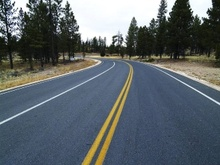
%> input picture 超像素分割/2.jpg, 220 x 165 px, shrunk from 320 x 240 before the run
$ octave slic_1.m   (GNU Octave 9; MATLAB toolbox functions it lacks are replaced by stand-ins)
%> lines starting %> are read from the running program, lines starting %| are printed output that depends on the picture
%> further down, I is the input picture: size 165x220x3 uint8; mean R, G, B 91.6, 99.9, 105
### 超像素分割/SLIC.m
function Label=SLIC(img,s,errTh,wDs)
%> called with s = 15, errTh = 0.01, wDs = 0.25
% 基于KMeans的超像素分割
% img为输入图像，维度不限，最大值为255
% s x s为超像素尺寸
% errTh为控制迭代结束的联合向量残差上限
m=size(img,1);
%> m = 165
n=size(img,2);
%> n = 220

%% 计算栅格顶点与中心的坐标
h=floor(m/s);
%> h = 11
w=floor(n/s);
%> w = 14
rowR=floor((m-h*s)/2); %多余部分首尾均分,向下取整
%> rowR = 0
colR=floor((n-w*s)/2);
%> colR = 5
rowStart=(rowR+1):s:(m-s+1);
%> rowStart = [1 16 31 46 61 76 91 106 121 136 151]
rowStart(1)=1;
rowEnd=rowStart+s;
rowEnd(1)=rowR+s;
rowEnd(end)=m;
colStart=(colR+1):s:(n-s+1);
colStart(1)=1;
colEnd=colStart+s;
colEnd(1)=colR+s;
colEnd(end)=n;
rowC=floor((rowStart+rowEnd-1)/2);
colC=floor((colStart+colEnd-1)/2);
% 显示划分结果
temp=zeros(m,n);
temp(rowStart,:)=1;
%> temp: size 165x220 double; values 0 (black) and 1 (white), 6.7% white in thin lines or dots
temp(:,colStart)=1;
%> temp: size 165x220 double; values 0 (black) and 1 (white), 12.6% white in thin lines or dots
for i=1:h
    for j=1:w
        temp(rowC(i),colC(j))=1;
    end
end
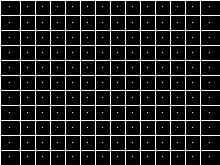
%> temp: size 165x220 double; values 0 (black) and 1 (white), 13% white in thin lines or dots
figure,imshow(temp);
imwrite(temp,'栅格.bmp');

%% 计算梯度图像，使用sobel算子和欧式距离
img=double(img)/255;
r=img(:,:,1);
g=img(:,:,2);
b=img(:,:,3);
Y=0.299 * r + 0.587 * g + 0.114 * b;%转换为灰度图像

f1=fspecial('sobel');
f2=f1';
gx=imfilter(Y,f1);
gy=imfilter(Y,f2);
G=sqrt(gx.^2+gy.^2);

%% 选择栅格中心点3*3邻域中梯度最小点作为起始点
rowC_std=repmat(rowC',[1,w]);
colC_std=repmat(colC,[h,1]);
rowC=rowC_std;
colC=colC_std;
for i=1:h
      for j=1:w
        block=G(rowC(i,j)-1:rowC(i,j)+1,colC(i,j)-1:colC(i,j)+1);
        [minVal,idxArr]=min(block(:));
        jOffset=floor((idxArr(1)+2)/3);
        iOffset=idxArr(1)-3*(jOffset-1);
        rowC(i,j)=rowC(i,j)+iOffset;
        colC(i,j)=colC(i,j)+jOffset;
    end
end

%% KMeans超像素分割
Label=zeros(m,n)-1;
dis=Inf*ones(m,n);
M=reshape(img,m*n,size(img,3)); %像素值重排
% 联合色域值和空域值
colorC=zeros(h,w,size(img,3));
for i=1:h
    for j=1:w
        colorC(i,j,:)=img(rowC(i),colC(j),:);
    end
end
uniMat=cat(3,colorC,rowC,colC);
uniMat=reshape(uniMat,h*w,size(img,3)+2);
%> uniMat = 154 rows, first 8: [0.227 0.263 0.322 8 12; 0.102 0.129 0.2 24 13; 0.255 0.278 0.263 39 11; 0.18 0.188 0.169 54 12; 0.129 0.122 0.0314 69 11; 0.565 0.498 0.278 84 13; 0.282 0.357 0.416 100 12; 0.31 0.376 0.439 115 11]
iter=1;
while(1)
    uniMat_old=uniMat;
%     rowC_old=rowC;
%     colC_old=colC;
    for k=1:h*w
        c=floor((k-1)/h)+1;
        r=k-h*(c-1);
        rowCidx=rowC(r,c);
        colCidx=colC(r,c); %聚类中心坐标
        %聚类限定的栅格(中心点始终是原s x s栅格的中心点)
        rowStart=max(1,rowC_std(r,c)-s);
        rowEnd=min(m,rowC_std(r,c)+s-1);
        colStart=max(1,colC_std(r,c)-s);
        colEnd=min(n,colC_std(r,c)+s);
%         colorC=uniMat(k,1:size(img,3));
        colorC=M((colCidx-1)*m+rowCidx,:);
        for i=rowStart:rowEnd
            for j=colStart:colEnd
                colorCur=M((j-1)*m+i,:);
                dc=norm(colorC-colorCur);
                ds=norm([i-rowCidx,j-colCidx]);
                d=dc^2+wDs*(ds/s)^2;
                if d<dis(i,j)
                    dis(i,j)=d;
                    Label(i,j)=k;
                end
            end
        end
    end

    %显示聚类结果
    temp=mod(Label,20)+1;
    figure;
    imagesc(label2rgb(temp-1,'jet','w','shuffle')) ;
    axis image ; axis off ;
        % 录制gif
    F=getframe(gcf);
    I=frame2im(F);
    [I,map]=rgb2ind(I,256);
    if iter == 1
        imwrite(I,map,'test.gif','gif','Loopcount',inf,'DelayTime',0.2);
    else
        imwrite(I,map,'test.gif','gif','WriteMode','append','DelayTime',0.2);
    end
    iter=iter+1;

    % 更新聚类中心
    colorC=zeros(h,w,size(img,3));
    for k=1:h*w
        num=0;
        sumColor=zeros(1,size(img,3));
        sumR=0;
        sumC=0;
        c=floor((k-1)/h)+1;
        r=k-h*(c-1);
        rowCidx=rowC_std(r,c);
        colCidx=colC_std(r,c);
        rowStart=max(1,rowCidx-s);
        rowEnd=min(m,rowCidx+s-1);
        colStart=max(1,colCidx-s);
        colEnd=min(n,colCidx+s);

        for row=rowStart:rowEnd
            for col=colStart:colEnd
                if Label(row,col)==k
                    num=num+1;
                    sumR=sumR+row;
                    sumC=sumC+col;
                    color=reshape(img(row,col,:),1,size(img,3));
                    sumColor=sumColor+color;
                end
            end
        end
        colorC(r,c,:)=sumColor/num;
        rowC(r,c)=round(sumR/num);
        colC(r,c)=round(sumC/num);
    end
    uniMat=cat(3,colorC,rowC,colC);
    uniMat=reshape(uniMat,h*w,size(img,3)+2);
    diff=uniMat-uniMat_old;
    diff(:,1:2)=sqrt(wDs)*diff(:,1:2)/s;
    err=norm(diff)/sqrt(h*w);
    if err<errTh %残差低于阈值，结束迭代
        break;
    end
end
%> this loop made 5 passes
%> err on passes 1 to 5: 1.36, 0.649, 0.282, 0.114, 0.000209
%> pass 1, in SLIC, `[I,map]=rgb2ind(I,256);`:
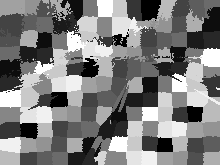
%> I: size 165x220 uint8; min 0, max 19, mean 9.42; drawn with min black and max white
%> after the loop:
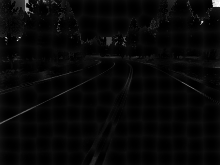
%> dis: size 165x220 double; min 0, max 2.07, mean 0.0635; drawn with min black and max white
%> after the loop, color = [0.145 0.196 0.259]; diff = 154 rows, first 8: [0 0 0 0 0; 0 0 0 0 0; 0 0 0 0 0; 0 0 0 0 0; 0 0 0 0 0; 0 0 0 0 0; 0 0 0 0 0; 0 0 0 0 0]; iter = 6; map = 20 rows, first 12: [1 1 1; 0.8 1 0.2; 1 1 0; 0.6 1 0.4; 1 0.8 0; 1 0.6 0; 0.4 1 0.6; 0.2 1 0.8; 0 1 1; 0 0.8 1; 0 0.6 1; 1 0.4 0]

%% 后处理， 按照边界接触点数最多原则分配小连通域的标签
for k=1:h*w
    c=floor((k-1)/h)+1;
    r=k-h*(c-1);
    rowCidx=rowC_std(r,c);
    colCidx=colC_std(r,c);
    rowStart=max(1,rowCidx-s);
    rowEnd=min(m,rowCidx+s-1);
    colStart=max(1,colCidx-s);
    colEnd=min(n,colCidx+s);
    block=Label(rowStart:rowEnd,colStart:colEnd);
    block(block~=k)=0;
    block(block==k)=1;
    label=bwlabel(block);
    szlabel=max(label(:)); %标签个数
    bh=rowEnd-rowStart+1;
    bw=colEnd-colStart+1;  %block的宽高

    if szlabel<2  %无伴生连通域，略过
        continue;
    end

    labelC=label(rowCidx-rowStart+1,colCidx-colStart+1); %主连通域的标记值
    top=max(1,rowStart-1);
    bottom=min(m,rowEnd+1);
    left=max(1,colStart-1);
    right=min(n,colEnd+1);
    for i=1:szlabel %遍历连通域
        if i==labelC %主连通域不处理
            continue;
        end
        marker=zeros(bottom-top+1,right-left+1); %生成一个外扩一圈的marker，标记哪些点已经被统计过接触情况
        bw=label;
        bw(bw~=i)=0;
        bw(bw==i)=1; %当前连通域标记图
        contourBW=bwperim(bw); %求取外轮廓
        %             figure,imshow(contourBW);
        idxArr=find(double(contourBW)==1);
        labelArr=zeros(4*length(idxArr),1);  %记录轮廓点的4邻域点标记值的向量
        num=0;
        for idx=1:size(idxArr) %遍历轮廓点,统计其4邻域点的标记值
            bc=floor((idxArr(idx)-1)/bh)+1;
            br=idxArr(idx)-bh*(bc-1); %轮廓点在block中的行列信息
            row=br+rowStart-1;
            col=bc+colStart-1; %轮廓点在大图中的行列信息
            rc=[row-1,col;...
                row+1,col;...
                row,col-1;...
                row,col+1];
            for p=1:4
                row=rc(p,1);
                col=rc(p,2);

                if ~(row>=1 && row<=m && col>=1 && col<=n && Label(row,col)~=k)
                    continue;
                end

                if marker(row-top+1,col-left+1)==0 %未被统计过
                    marker(row-top+1,col-left+1)=1;
                    num=num+1;
                    labelArr(num)=Label(row,col);
                end
            end
        end

        labelArr(find(labelArr==0))=[]; %去除零元素
        uniqueLabel=unique(labelArr);
        numArr=zeros(length(uniqueLabel),1);
        for p=1:length(uniqueLabel)
            idx=find(labelArr==uniqueLabel(p));
            numArr(p)=length(idx);
        end
        idx=find(numArr==max(numArr));
        maxnumLabel=uniqueLabel(idx(1)); %接触最多的标签

        for row=rowStart:rowEnd
            for col=colStart:colEnd
                if bw(row-rowStart+1,col-colStart+1)==0
                    continue;
                end
                Label(row,col)=maxnumLabel;
            end
        end
    end
end
%> this loop made 154 passes
%> szlabel on passes 8 to 10: 1, 1, 1
%> pass 1, in SLIC, `label=bwlabel(block);`:
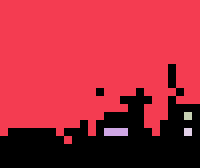
%> label: size 21x25 double (shown 8 times larger); 5 distinct labels, from 0 to 4; one colour per label, 0 black
%> after the loop:
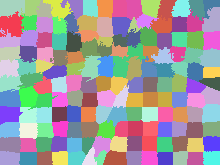
%> Label: size 165x220 double; 154 distinct labels, from 1 to 154; one colour per label, 0 black

% 显示连通域处理后聚类结果
temp=mod(Label,20)+1;
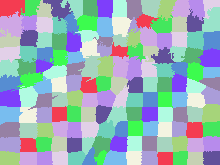
%> temp: size 165x220 double; 20 distinct labels, from 1 to 20; one colour per label, 0 black
figure;
imagesc(label2rgb(temp-1,'jet','w','shuffle')) ;
axis image ; axis off ;

### 超像素分割/slic_1.m
close all;clc;
I=imread('2.jpg');
figure,imshow(I);

s=15;
errTh=10^-2;
wDs=0.5^2;
Label=SLIC(I,s,errTh,wDs);

%% 显示轮廓
marker=zeros(size(Label));
[m,n]=size(Label);
for i=1:m
    for j=1:n
        top=Label(max(1,i-1),j);
        bottom=Label(min(m,i+1),j);
        left=Label(i,max(1,j-1));
        right=Label(i,min(n,j+1));
        if ~(top==bottom && bottom==left && left==right)
            marker(i,j)=1;
        end
    end
end
%> marker: size 165x220 double; values 0 (black) and 1 (white), 24.3% white in thin lines or dots
figure,imshow(marker);

I2=I;
for i=1:m
    for j=1:n
        if marker(i,j)==1
            I2(i,j,:)=0;
        end
    end
end
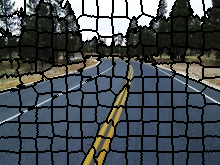
%> I2: size 165x220x3 uint8; mean R, G, B 69.5, 75.9, 79.9
figure,imshow(I2);

$ run again, with 超像素分割/1.jpg copied over 超像素分割/2.jpg
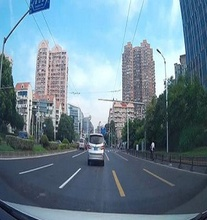
%> input picture 超像素分割/1.jpg, 207 x 220 px, shrunk from 320 x 340 before the run
%> I is the input picture: size 220x207x3 uint8; mean R, G, B 106.4, 131.2, 146.5
%> after the loop in SLIC, `for i=1:h`:
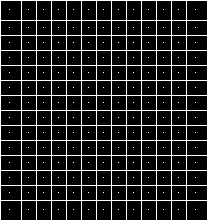
%> temp: size 220x207 double; values 0 (black) and 1 (white), 12.6% white in thin lines or dots
%> uniMat = 182 rows, first 8: [0.447 0.769 0.953 12 11; 0.467 0.733 0.871 30 11; 0.525 0.816 0.961 44 12; 0.741 0.765 0.812 59 13; 0.22 0.333 0.325 74 11; 0.169 0.255 0.204 90 11; 0.161 0.251 0.227 104 13; 0.0863 0.125 0.161 121 12]
%> the loop in SLIC, `while(1)` made 6 passes
%> err on passes 1 to 6: 1.4, 0.58, 0.357, 0.257, 0.128, 0.000227
%> after the loop in SLIC, `while(1)`: color = [0.251 0.247 0.31]; diff = 182 rows, first 8: [0 0 0 0 0; 0 0 0 0 0; 0 0 0 0 0; 0 0 0 0 0; 0 0 0 0 0; 0 0 0 0 0; 0 0 0 0 0; 0 0 0 0 0]; iter = 7; map = 20 rows, first 12: [1 1 1; 0.8 1 0.2; 1 1 0; 0.6 1 0.4; 1 0.8 0; 1 0.6 0; 0.4 1 0.6; 0.2 1 0.8; 0 1 1; 0 0.8 1; 0 0.6 1; 1 0.4 0]
%> the loop in SLIC, `for k=1:h*w` made 182 passes
%> szlabel on passes 1 to 3: 1, 1, 1
%> after the loop `for i=1:m`:
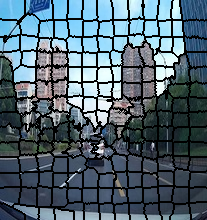
%> I2: size 220x207x3 uint8; mean R, G, B 80.5, 100.1, 112.2
